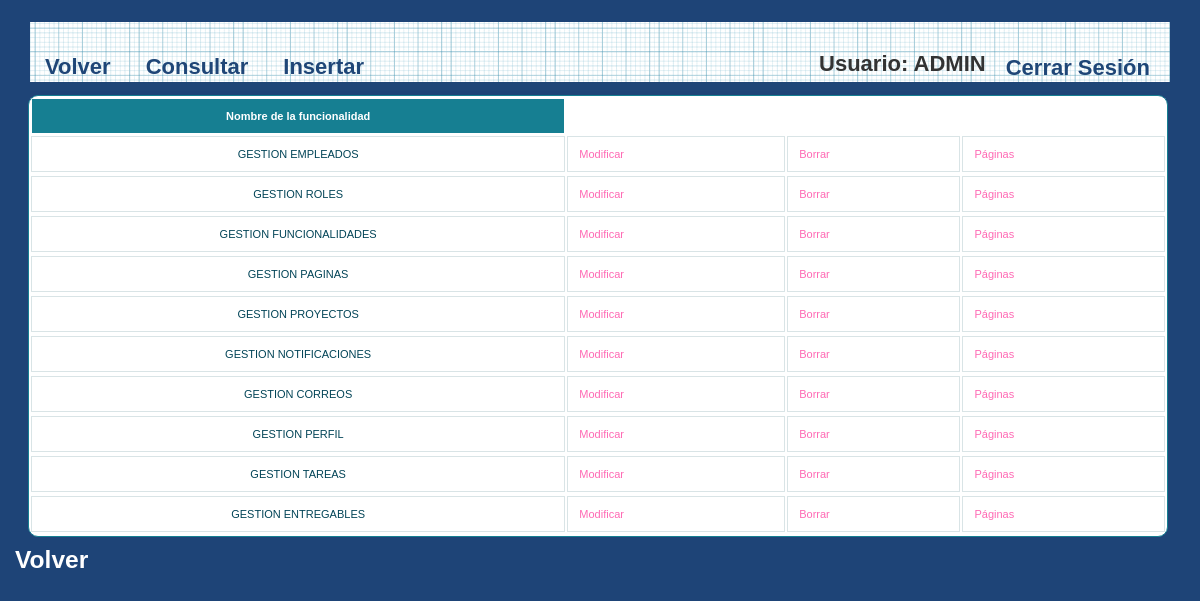
Page /et3_iu/Controllers/FUNCIONALIDAD_Controller.php (signed in) on the committed database.
### tables this page shows
CREATE TABLE IF NOT EXISTS `FUNCIONALIDAD` (
`FUNCIONALIDAD_ID` int(10) NOT NULL,
  `FUNCIONALIDAD_NOM` varchar(80) NOT NULL
);

### et3_iu/Controllers/FUNCIONALIDAD_Controller.php (called while the page is built, shortened)
<?php
include '../Models/FUNCIONALIDAD_Model.php';
	Switch ($_REQUEST['accion']){
		default:
			if (!isset($_REQUEST['FUNCIONALIDAD_NOM'])){
				$funcionalidad = new FUNCIONALIDAD_MODEL('', '');
			}
			else {
				$rol=get_data_form();
			}
			$datos = $funcionalidad->ConsultarTodo();
			if(!tienePermisos('FUNCIONALIDAD_Show')){
				new Mensaje('No tienes los permisos necesarios','../Views/DEFAULT_Vista.php');
			}
			else {
				new FUNCIONALIDAD_Show($datos, '../Views/DEFAULT_Vista.php');
			}
	}
?>

### et3_iu/Models/FUNCIONALIDAD_Model.php (called while the page is built, shortened)
<?php
class FUNCIONALIDAD_MODEL
{
	var $mysqli;
function ConectarBD()
{
    $this->mysqli = new mysqli( "localhost", "iu2016", "iu2016", "IU2016");
}
	function ConsultarTodo()
	{
		$sql = "select * from FUNCIONALIDAD ORDER BY FUNCIONALIDAD_ID";
		if (!($resultado = $this->mysqli->query($sql))){
			return 'Error en la consulta sobre la base de datos';
		}
		else{
			$toret=array();
			$i=0;
			while ($fila= $resultado->fetch_array()) {
				$toret[$i]=$fila;
				$i++;
			}
			return $toret;
		}
	}
}
?>

### et3_iu/Views/FUNCIONALIDAD_SHOW_ALL_Vista.php (the view, shortened to what this page needs)
<?php
class FUNCIONALIDAD_Show{
	private $datos;
	private $volver;
	function __construct($array, $volver){
		$this->datos = $array;
		$this->volver = $volver;
		$this->render();
	}
	function render(){
		?>
		<head><link rel="stylesheet" href="../Styles/styles.css" type="text/css" media="screen" /></head>
			<p>
				<h2>
					<div>
						<?php
						$lista = array('FUNCIONALIDAD_NOM');
						?>
						<head>
							<link rel="stylesheet" href="../Styles/styles.css" type="text/css" media="screen" />
							<link rel="stylesheet" type="text/css" href="../Styles/print.css" media="print" />
						</head>
						<div id="wrapper">
							<nav>
								<div class="menu">
									<ul>
										<li><a href="../Functions/Desconectar.php"><?php echo  $strings['Cerrar Sesión']; ?></a></li>
										<li><?php echo $strings['Usuario'].": ". $_SESSION['login']; ?></li>
									</ul>
									<?php echo '<a href=\'' . $this->volver . "'>" . $strings['Volver'] . " </a>"; ?></li>
									<a href='./FUNCIONALIDAD_Controller.php?accion=<?php echo $strings['Consultar']?>'><?php echo $strings['Consultar']?></a>
									<a href='./FUNCIONALIDAD_Controller.php?accion=<?php echo $strings['Insertar']?>'><?php echo $strings['Insertar']?></a>
								</div>
							</nav>
						<table id='btable' border = 1>
							<tr>
								<?php
								foreach($lista as $titulo){
										echo "<th>";
									?>
									<?php
									echo $strings[$titulo];
									?>
									</th>
									<?php
								}
								?>
							</tr>
							<?php
							for ($j=0;$j<count($this->datos);$j++){
							echo "<tr>";
							foreach ($this->datos [$j] as $clave => $valor) {
                                for ($i = 0; $i < count($lista); $i++) {
                                    if ($clave === $lista[$i]) {
                                    ?>
                                    <?php
                                    echo "<td>";
                                    echo $valor;
                                    echo "</td>";
                                    }
                                }
                            }
							?>
							<td>
								<a href='FUNCIONALIDAD_Controller.php?FUNCIONALIDAD_NOM=<?php echo $this->datos[$j]['FUNCIONALIDAD_NOM'] . '&accion='.$strings['Modificar']; ?>'><?php echo $strings['Modificar']?></a>
							</td>
							<td>
								<a href='FUNCIONALIDAD_Controller.php?FUNCIONALIDAD_NOM=<?php echo $this->datos[$j]['FUNCIONALIDAD_NOM'] . '&accion='.$strings['Borrar']; ?>'><?php echo $strings['Borrar']?></a>
							</td>
								<td>
									<a href='FUNCIONALIDAD_Controller.php?FUNCIONALIDAD_NOM=<?php echo $this->datos[$j]['FUNCIONALIDAD_NOM'] . '&accion='.$strings['Paginas']; ?>'><?php echo $strings['Páginas']?></a>
								</td>
								<?php
								echo "<tr>";
								}
								?>
						</table>
					</div>
					<h3>
			<p>
				<?php
				echo '<a class="form-link" href=\'' . $this->volver . "'>" . $strings['Volver'] . " </a>";
				?>
				</h3>
			</p>
		<?php
	}
}

### et3_iu/Styles/styles.css (style rules this page uses)
* { margin: 0; padding: 0; }
ul li { list-style-type:none; }
header, footer, section, aside, nav, article { display: block; }
#wrapper { width: 1140px; margin: 0 auto; margin-top: 5px; margin-bottom: 5px; }
nav { width: 1140px; height: 69px; margin: 0 auto; background: #1F4677 url(../images/blueprintpaper.png) repeat-x; }
h1,h2,h3,h4,h5,h6 { font-weight: bold; clear: both; color: #333; list-style-type:none; }
a:link, a:visited { color:hotpink; text-decoration: none; }
p { margin-bottom: 18px; }
li { padding-left: 5px; }
nav .menu { font-size: 22px; font-weight: bold; }
nav .menu ul { margin: 0; padding: 25px 0 0 20px; list-style: none; line-height: normal; }
nav .menu li { display: block; float: right; }
nav .menu a { display: block; margin-right: 5px; padding: 0px 15px; text-decoration: none; color: #1F4677; float:left; }
table { white-space: normal; line-height: normal; font-weight: normal; font-size: small; font-style: normal; color: black; text-align: center; font-variant: normal; border-color: gray; background-color: white; }
#btable { white-space: normal; line-height: normal; font-weight: normal; font-size: 11px; font-style: normal; color: black; text-align: center; font-variant: normal; border-color: gray; background-color: white; margin-left: -2px; }
#btable { width: 100%; overflow: hidden; background: #FFF; color: #024457; border-radius: 10px; border: 1px solid #167F92; }
#btable tr { border: 1px solid #D9E4E6; }
#btable tr:nth-child(odd) { background-color: #EAF3F3; }
#btable th { display: none; border: 1px solid #FFF; background-color: #167F92; color: #FFF; padding: 1em; }
#btable th:first-child { display: table-cell; text-align: center; }
#btable td { display: block; word-wrap: break-word; max-width: 7em; }
#btable td:first-child { display: table-cell; text-align: center; border-right: 1px solid #D9E4E6; }
@media (min-width: 480px) { #btable td { border: 1px solid #D9E4E6; } }
#btable th, #btable td { text-align: left; margin: .5em 1em; }
@media (min-width: 480px) { #btable th, #btable td { display: table-cell; padding: 1em; } }
#content p, ul, ol, hr { margin-bottom: 24px; }
#content h1, h2, h3, h4, h5, h6 { color: #333; margin: 0 0 20px 0; line-height: 1.5em; }
* { margin-top: 4px; }
.form-link { color: white !important; margin-left: 15px; }

### et3_iu/Styles/print.css (style rules this page uses)
a { text-decoration : underline; color : #0000ff; }
a:link:after, a:visited:after { content: " (" attr(href) ") "; font-size: 70%; }
nav, footer, header, aside { display : none; }

### rows in the picture
funcionalidad: FUNCIONALIDAD_NOM "GESTION EMPLEADOS"
funcionalidad: FUNCIONALIDAD_NOM "GESTION ROLES"
funcionalidad: FUNCIONALIDAD_NOM "GESTION FUNCIONALIDADES"
funcionalidad: FUNCIONALIDAD_NOM "GESTION PAGINAS"
funcionalidad: FUNCIONALIDAD_NOM "GESTION PROYECTOS"
funcionalidad: FUNCIONALIDAD_NOM "GESTION NOTIFICACIONES"
funcionalidad: FUNCIONALIDAD_NOM "GESTION CORREOS"
funcionalidad: FUNCIONALIDAD_NOM "GESTION PERFIL"
funcionalidad: FUNCIONALIDAD_NOM "GESTION TAREAS"
funcionalidad: FUNCIONALIDAD_NOM "GESTION ENTREGABLES"

### other values in the picture
$strings['Cerrar Sesión'] "Cerrar Sesión"
$strings['Usuario'] "Usuario"
$_SESSION['login'] "ADMIN"
$strings['Volver'] "Volver"
$strings['Consultar'] "Consultar"
$strings['Insertar'] "Insertar"
$strings[$titulo] "Nombre de la funcionalidad"
